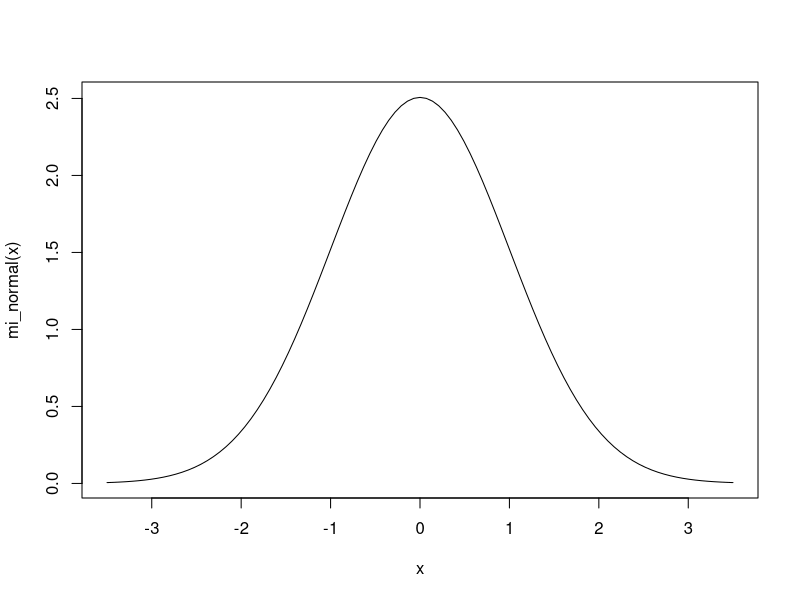

The R script that drew this image:
mi_normal <- function(x, mu=0, sigma=1) {
	value <- (1/sigma*sqrt(2*pi)) * exp((-1/2)*(((x-mu)/sigma)^2))
}

curve(mi_normal, from=-3.5, to=3.5)